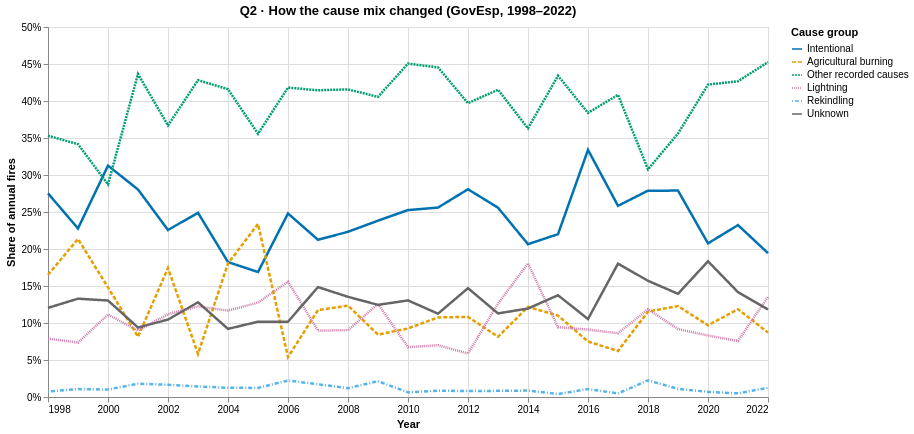

The cell this chart's notebook holds for it:
### Code cell
chart = alt.Chart(annual).mark_line(strokeWidth=2.5).encode(
    x=alt.X("year:Q", title="Year", scale=alt.Scale(zero=False), axis=alt.Axis(format="d", tickCount=8)),
    y=alt.Y("share:Q", title="Share of annual fires", axis=alt.Axis(format=".0%"), scale=alt.Scale(zero=True)),
    color=alt.Color("cause:N", title="Cause group", scale=alt.Scale(domain=groups, range=["#0072b2", "#e69f00", "#009e73", "#cc79a7", "#56b4e9", "#666666"])),
    strokeDash=alt.StrokeDash("cause:N", title="Cause group", sort=groups),
    tooltip=["cause:N", alt.Tooltip("year:O", title="Year"), alt.Tooltip("share:Q", format=".1%"), "fires:Q", alt.Tooltip("total:Q", title="All fires that year")]
).properties(width=720, height=370, title="Q2 · How the cause mix changed (GovEsp, 1998–2022)")
spec = chart.to_dict()
spec["$schema"] = "https://vega.github.io/schema/vega-lite/v5.json"  # VS Code compatibility
display({"application/vnd.vegalite.v5+json": spec, "text/html": chart.to_html()}, raw=True)

### Figure 1 — Vega-Lite specification as saved in the notebook (floating-point values rounded to 4 significant figures; data arrays with more than 128 entries replaced by an {"elided": "..."} marker saying what was removed)
{"config": {"view": {"continuousWidth": 300, "continuousHeight": 300}}, "data": {"name": "data-2554295c55e15182d4fa861ce09fe970"}, "mark": {"type": "line", "strokeWidth": 2.5}, "encoding": {"color": {"field": "cause", "scale": {"domain": ["Intentional", "Agricultural burning", "Other recorded causes", "Lightning", "Rekindling", "Unknown"], "range": ["#0072b2", "#e69f00", "#009e73", "#cc79a7", "#56b4e9", "#666666"]}, "title": "Cause group", "type": "nominal"}, "strokeDash": {"field": "cause", "sort": ["Intentional", "Agricultural burning", "Other recorded causes", "Lightning", "Rekindling", "Unknown"], "title": "Cause group", "type": "nominal"}, "tooltip": [{"field": "cause", "type": "nominal"}, {"field": "year", "title": "Year", "type": "ordinal"}, {"field": "share", "format": ".1%", "type": "quantitative"}, {"field": "fires", "type": "quantitative"}, {"field": "total", "title": "All fires that year", "type": "quantitative"}], "x": {"axis": {"format": "d", "tickCount": 8}, "field": "year", "scale": {"zero": false}, "title": "Year", "type": "quantitative"}, "y": {"axis": {"format": ".0%"}, "field": "share", "scale": {"zero": true}, "title": "Share of annual fires", "type": "quantitative"}}, "height": 370, "title": "Q2 · How the cause mix changed (GovEsp, 1998–2022)", "width": 720, "$schema": "https://vega.github.io/schema/vega-lite/v5.json", "datasets": {"data-2554295c55e15182d4fa861ce09fe970": {"elided": "150 records"}}}
